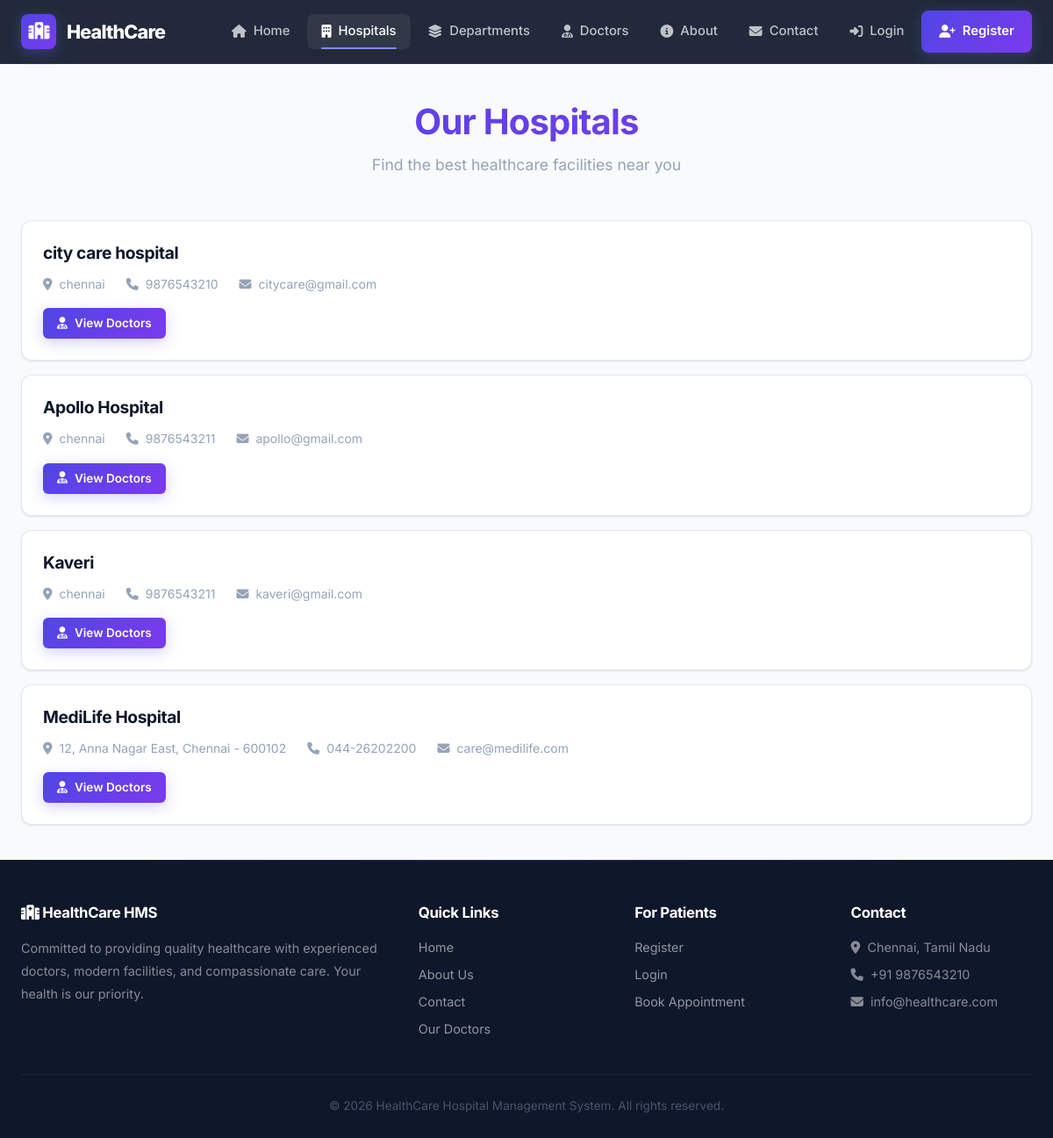
The app's page /hospitals/ with its own data.
### hospital/models.py (models this page shows, shortened)
class Hospital(models.Model):
    name = models.CharField(max_length=200)
    address = models.TextField()
    phone = models.CharField(max_length=15)
    email = models.EmailField()
    logo = models.ImageField(upload_to="hospital_logos/", blank=True, null=True)
    description = models.TextField(blank=True)

### hospital/views.py (the view)
# urls.py: path("hospitals/", views.hospital_list, name="admin_hospital_list"),
def hospital_list(request):
    hospitals = Hospital.objects.all()
    context = {
        "hospitals": hospitals
    }
    return render(
        request,
        "hospital/hospital_list.html",
        context
    )

### hospital/templates/hospital/hospital_list.html (shortened to what this page needs)
{% extends 'base.html' %}
{% block content %}
<div class="page-header animate-in">
    <h1>Our Hospitals</h1>
    <p>Find the best healthcare facilities near you</p>
</div>
<div class="hospital-list animate-in animate-in-1">
    {% for hospital in hospitals %}
    <div class="hospital-card">
        <h2><a href="{% url 'hospital_detail' hospital.id %}">{{ hospital.name }}</a></h2>
        <div class="hospital-meta">
            <span><i class="fas fa-map-marker-alt"></i> {{ hospital.address }}</span>
            <span><i class="fas fa-phone"></i> {{ hospital.phone }}</span>
            <span><i class="fas fa-envelope"></i> {{ hospital.email }}</span>
        </div>
        <a href="{% url 'hospital_detail' hospital.id %}" class="btn btn-primary btn-sm">
            <i class="fas fa-user-md"></i> View Doctors
        </a>
    </div>
    {% empty %}
    <div class="empty-state">
        <div class="empty-icon"><i class="fas fa-hospital"></i></div>
        <h3>No Hospitals Available</h3>
        <p>We are currently adding hospitals to our network.</p>
    </div>
    {% endfor %}
</div>
{% endblock %}

### records on screen
Hospital: name "city care hospital", address "chennai", phone "9876543210", email "citycare@gmail.com"
Hospital: name "Apollo Hospital", address "chennai", phone "9876543211", email "apollo@gmail.com"
Hospital: name "Kaveri", address "chennai", phone "9876543211", email "kaveri@gmail.com"
Hospital: name "MediLife Hospital", address "12, Anna Nagar East, Chennai - 600102", phone "044-26202200", email "care@medilife.com"
